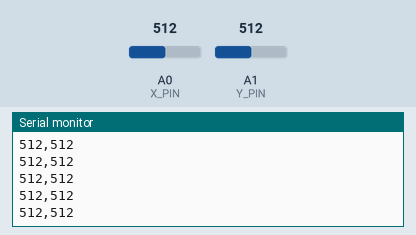
Bench run of a sketch on a simulated Arduino Uno, built with avr-gcc and run on an emulated ATmega328P. Shown: the last lines printed to the serial monitor. Inputs (shaded band) come from the test bench; at power-on: A0 (X_PIN) = 512, A1 (Y_PIN) = 512.

Above: at 1.2 s.
1.3 s: A0 (X_PIN) set to 716
At 1.56 s:
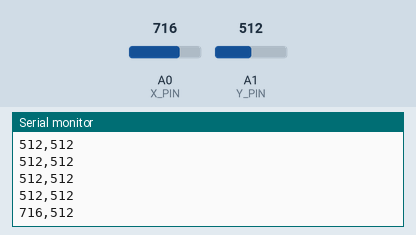
2.8 s: A1 (Y_PIN) set to 716
At 2.96 s:
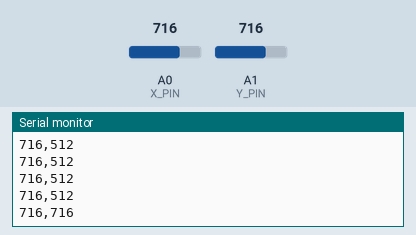
4.3 s: A0 (X_PIN) set to 900
At 4.37 s:
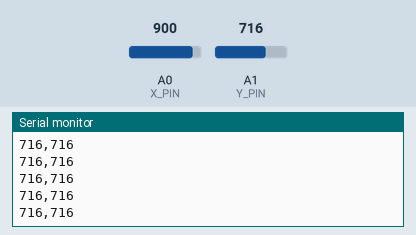
5.8 s: A1 (Y_PIN) set to 900
At 5.97 s:
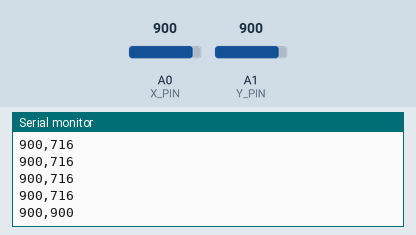
Timing chart, 0 to 8.3 s (numbered marks = the images above; inputs shaded):
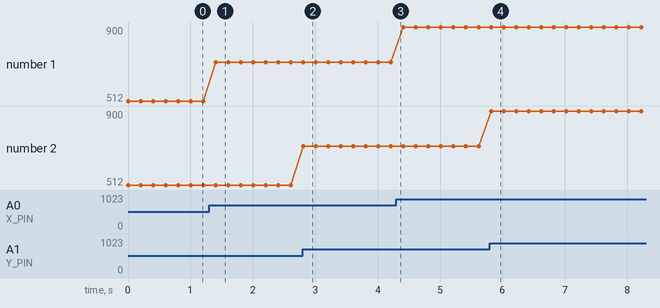

The sketch:

Joy_stick_code.ino
```cpp
#define X_PIN A0
#define Y_PIN A1

int xValue = 0;
int yValue = 0;
void setup() {
  Serial.begin(9600);

}

void loop() {
  xValue = analogRead(X_PIN);
  yValue = analogRead(Y_PIN);

  Serial.print(xValue);
  Serial.print(",");
  Serial.println(yValue);
  delay(200);

}
```

Measured:
- after the input at 1.3 s, the serial monitor: prints a new line after 0.10 s (image 1)
- after the input at 2.8 s, the serial monitor: prints a new line at once (image 2)
- after the input at 5.8 s, the serial monitor: prints a new line at once (image 4)
- plotted number 1: 512 → 716 after the input at 1.3 s, 716 → 900 after the input at 4.3 s
